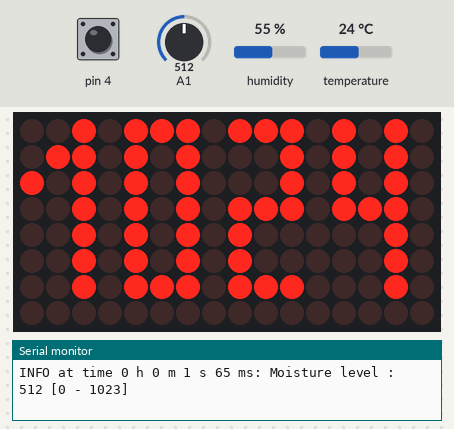
Simulated run of this sketch. Board: Arduino Nano, built with avr-gcc and run on an emulated ATmega328P. Shown: 16×8 LED matrix, the last lines printed to the serial monitor. Inputs (shaded band) come from the test bench; at power-on: A1 = 512, pin 4 HIGH, humidity 55 %, temperature 24 °C. The local clock reads 2024-03-15 10:24:30 at power-on unless the sketch sets it.

Above: at 1.2 s.
1.3 s: A1 set to 834
4.3 s: A1 set to 858
At 4.45 s:
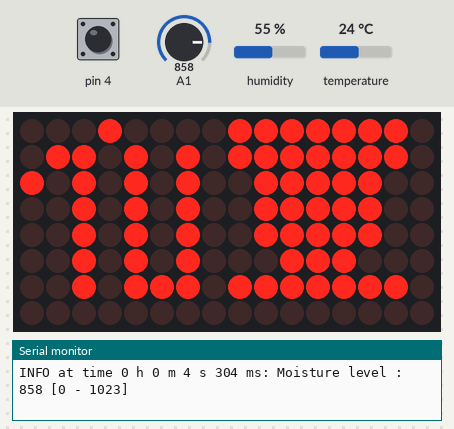
At 5.42 s:
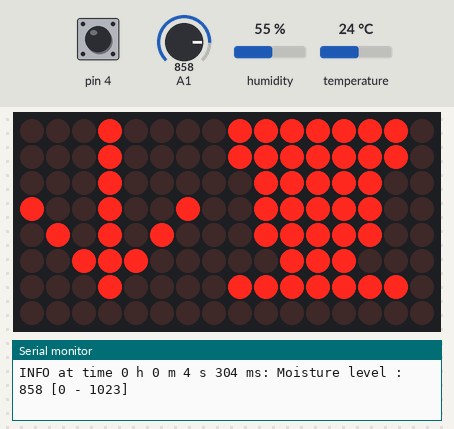
6.3 s: A1 set to 840
9.0 s: pin 4 pulled LOW for 1 s
At 10.4 s:
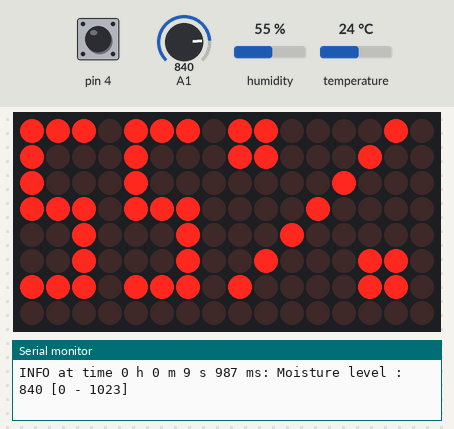
Timing chart, 0 to 12.0 s (numbered marks = the images above; inputs shaded):
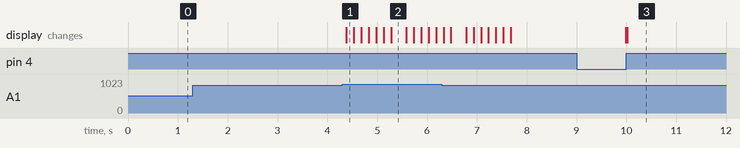

Measured:
- the behaviour switches between 850 and 851 on A1 (found by bisection; images 0 and 1)
- after the input at 4.3 s, the display: changes after 0.08 s (image 1)
- after the input at 9.0 s, the display: first differs from a run without the input after 1.0 s (image 3)

The sketch:

WeatherClock.ino
```cpp
/**
 *
 * Project:       WeatherClock
 *
 * Abstract:      Clock + Weather + Alarm + Moisture
 *
 * Purpose:       -
 *
 * Author:        Samuel Mertenat - samuel.mertenat@edu.hefr.ch
 * Date:          August 2015
 *
 * Libraries:     - DS1307RTC:   http://www.pjrc.com/teensy/td_libs_DS1307RTC.html
 *                - Time:        https://www.pjrc.com/teensy/td_libs_Time.html
 *                - TimeAlarms:  https://www.pjrc.com/teensy/td_libs_TimeAlarms.html
 *                - DHT:         https://github.com/adafruit/DHT-sensor-library
 *                - LedControl:  https://github.com/wayoda/LedControl
 *                - Encoder:     https://www.pjrc.com/teensy/td_libs_Encoder.html#optimize
 *
 * Components:    - 1x Arduino Nano
 *                - 2x LED matrices (8 x 8)
 *                - 1x RTC (DS1307)
 *                - 1x DHT11
 *                - 1x Active buzzer
 *                - 1x Photoresistor
 *                - 1x Moisture sensor
 *
 * Connections:   - LED matrices:    10 - 11 - 12
 *                - RTC:             A4 - A5
 *                - DHT11:           8
 *                - Active buzzer    6
 *                - Photoresistor    A0
 *                - Moisture sensor: A1
 *
 * TO DO:         - Alarm
 *                - Menu for settings (alarm on / off, ...)
 */

#include "LedControlClock.h"
#include "DHT.h"
#include <DS1307RTC.h>
#include <Time.h>
#include <TimeAlarms.h>
#include <Wire.h>
#include "Logging.h"
#include "Button.h"
#include "Moisture.h"


#define DHTPIN 8
#define DHTTYPE DHT11

// logging level
// 1: error, 2: error + info, 3: error + info + debug
int g_loggingLevel = 3;

LedControlClock g_lcc(12, 11, 10, 2);
DHT g_dht(DHTPIN, DHTTYPE);
button g_button(4);
Moisture g_moisture(1);

uint8_t g_hours = 0;
uint8_t g_minutes = 0;

uint8_t g_brightnessLevel = 15;

void setup() {
  Serial.begin(9600);
  g_dht.begin();

  setSyncProvider(RTC.get);
  if (timeStatus() != timeSet) {
    TraceInfo(F("Unable to sync with the DS1307\n"));
  } else {
    TraceInfoFormat(F("Time set to : %u:%u\n"), hour(), minute());
  }

  // attaches the functions called on one or double-click
  g_button.attach_fnct_on_click(one_click);

  g_lcc.setBrightness(g_brightnessLevel);
}

void loop() {
  // updates the clock if necessary
  if (timeStatus() == timeSet) {
    if (hour() != g_hours || minute() != g_minutes) {
      g_hours = hour();
      g_minutes = minute();
      displayTime();
    }
  }

  g_button.tick();

  if (g_moisture.isDry()) {
    g_lcc.displayMoisture();
    delay(1000);
    displayTime();
  }
}

// function called on one-click
void one_click() {
  float h = g_dht.readHumidity();
  g_lcc.displayHumidity(h);
  delay(6000);
  float t = g_dht.readTemperature();
  g_lcc.displayTemperature(t);
  delay(6000);
  displayTime();
  TraceInfo(F("Button: One-click\n"));
}

void displayTime(void) {
  g_lcc.displayHours(g_hours);
  g_lcc.displayMinutes(g_minutes);
}
```

Button.cpp
```cpp
// (licence header left out)
#include "Button.h"

button::button(uint8_t p_button_pin):
  m_button_pin(p_button_pin),
  m_click_ticks(1000),
  m_state(0),
  m_button_level(HIGH) {
    // sets the pin as INPUT
    pinMode(m_button_pin, INPUT_PULLUP);
}

void button::attach_fnct_on_click(callbackFunction p_function) {
  m_click_fnct = p_function;
}

void button::attach_fnct_on_double_click(callbackFunction p_function) {
  m_double_click_fnct = p_function;
}

void button::tick() {
  // detects the input level & gets the current time
  m_button_level = digitalRead(m_button_pin);
  m_now = millis();

  if (m_state == 0) {
    if (m_button_level == HIGH) {
      m_state = 1;
      m_start_time = m_now;	// remembers starting time
    }
  } else if (m_state == 1) {
    if (m_button_level == LOW) {
      m_state = 2;
    }
  } else if (m_state == 2) {
    if (m_now > m_start_time + m_click_ticks) {
      // this was only a single-click
      if (m_click_fnct) m_click_fnct();
      m_state = 0;	// resets state
    } else if (m_button_level == HIGH) {
      m_state = 3;
    }
  } else if (m_state == 3) {
    if (m_button_level == LOW) {
      // this was a 2 click sequence.
      if (m_double_click_fnct) m_double_click_fnct();
      m_state = 0;	// resets state
    }
  }
}
```

Button.h
```cpp
#pragma once
#ifndef _BUTTON_H_
#define _BUTTON_H_
/**
* Copyright 2015 University of Applied Sciences Western Switzerland / Fribourg
*
* Licensed under the Apache License, Version 2.0 (the "License");
* you may not use this file except in compliance with the License.
* You may obtain a copy of the License at
*
*     http://www.apache.org/licenses/LICENSE-2.0
*
* Unless required by applicable law or agreed to in writing, software
* distributed under the License is distributed on an "AS IS" BASIS,
* WITHOUT WARRANTIES OR CONDITIONS OF ANY KIND, either express or implied.
* See the License for the specific language governing permissions and
* limitations under the License.
*
* Project:      HEIA-FR / Internet of Things Laboratory
*
* Abstract:     Project - Connected Weather Station
*
* Purpose:      Module to create a button, which can detect a single-click or a double-click
*
* Source:       This library is a lightweight & simplest version of the OneButton library
*               https://github.com/mathertel/OneButton
*
* Author:       Samuel Mertenat - T2f
* Date:         25.05.2015
*/

#include "Arduino.h"

extern "C" {
  typedef void (*callbackFunction)(void);
}

class button {
public:
  /** Constructor
   *  @param p_button_pin	Pin where the push-button is connected to
   */
  button(uint8_t p_button_pin);

  /** Function to attach a function that will be called on a single-click
   *  @param p_function Callback function
   */
  void attach_fnct_on_click(callbackFunction p_function);

  /** Function to attach a function that will be called on a double-click
   *  @param p_function Callback function
   */
  void attach_fnct_on_double_click(callbackFunction p_function);

  /** Function is called every some milliseconds for handling button events
   */
  void tick(void);
private:
  // variables used to store the pin of the button & the timeout
  uint8_t m_button_pin;
  uint16_t m_click_ticks;

  // callback functions (single-click / double-click)
  callbackFunction m_click_fnct;
  callbackFunction m_double_click_fnct;

  // variables used to hold information across the upcoming tick calls
  unsigned long m_start_time;
  unsigned long m_now;

  uint8_t m_state;
  uint8_t m_button_level;	// LOW / HIGH
};
#endif
```

LedControlClock.cpp
```cpp
#include "LedControlClock.h"
#include "Logging.h"

LedControlClock::LedControlClock(uint8_t p_dataPin, uint8_t p_clkPin, uint8_t p_csPin, uint8_t p_numDevices):
  LedControl(p_dataPin, p_clkPin, p_csPin, p_numDevices) {
    shutdown(0,false);    // wakes up displays
    shutdown(1,false);
    setIntensity(0,1);    // sets intensity levels
    setIntensity(1,1);
    clearDisplay(0);      // clears displays
    clearDisplay(1);}

void LedControlClock::displayMinutes(uint8_t p_minutes) {
  // computes the first and the second digit
  uint8_t left = p_minutes / 10;
  uint8_t right = p_minutes % 10;

  for (uint8_t i = 0; i < 8; i++) {
    uint8_t mask = 0;
    mask = mask | digits[right][i];
    mask = mask | (digits[left][i] << 4);
    setRow(1, i, mask);
  }
}

void LedControlClock::displayHours(uint8_t p_hours) {
  // computes the first and the second digit
  uint8_t left = p_hours / 10;
  uint8_t right = p_hours % 10;

  for (uint8_t i = 0; i < 8; i++) {
    uint8_t mask = 0;
    mask = mask | digits[right][i];
    mask = mask | (digits[left][i] << 4);
    setRow(0, i, mask);
  }
}

void LedControlClock::displayTemperature(uint8_t p_temperature) {
  // computes the first and the second digit
  uint8_t left = p_temperature / 10;
  uint8_t right = p_temperature % 10;

  for (uint8_t i = 0; i < 8; i++) {
    uint8_t mask = 0;
    mask = mask | digits[right][i];
    mask = mask | (digits[left][i] << 4);
    setRow(0, i, mask);
    setRow(1, i, items[DEGREE][i]);
  }
}

void LedControlClock::displayHumidity(uint8_t p_humidity) {
  // computes the first and the second digit
  uint8_t left = p_humidity / 10;
  uint8_t right = p_humidity % 10;

  for (uint8_t i = 0; i < 8; i++) {
    uint8_t mask = 0;
    mask = mask | digits[right][i];
    mask = mask | (digits[left][i] << 4);
    setRow(0, i, mask);
    setRow(1, i, items[POURCENT][i]);
  }
}

void LedControlClock::displayMoisture() {
  for (uint8_t i = 0; i < 8; i++) {
    setRow(1, i, items[POT][i]);
  }
  // displays the arrow with a little delay (animation purpose)
  for (uint8_t i = 0; i < 3; i++) {
    for (uint8_t j = 0; j < 8; j++) {
      setRow(0, j, items[ARROW][j]);
      delay(150);
    }
    if (i == 2)
      break;
    clearDisplay(0);
  }
  delay(1000);
}


void LedControlClock::setBrightness(uint8_t p_brightness) {
  if (p_brightness < 1 || p_brightness > 15) {
    TraceError(F("Possible brightness values: [1-15]\n"));
    return;
  }

  setIntensity(0,p_brightness);
  setIntensity(1,p_brightness);
}
```

LedControlClock.h
```cpp
#pragma once
#ifndef _LED_CONTROL_CLOCK_H_
#define _LED_CONTROL_CLOCK_H_

#if (ARDUINO >= 100)
#include <Arduino.h>
#else
#include <WProgram.h>
#endif

#include "LedControl.h"

static const uint8_t digits[10][8] = {
  {
    B1110,  // XXX_
    B1010,  // X_X_
    B1010,  // X_X_
    B1010,  // X_X_
    B1010,  // X_X_
    B1010,  // X_X_
    B1110,  // XXX_
    B0000   // ____
  },
  {
    B0010,  // __X_
    B0110,  // _XX_
    B1010,  // X_X_
    B0010,  // __X_
    B0010,  // __X_
    B0010,  // __X_
    B0010,  // __X_
    B0000   // ____
  },
  {
    B1110,  // XXX_
    B0010,  // __X_
    B0010,  // __X_
    B1110,  // XXX_
    B1000,  // X___
    B1000,  // X___
    B1110,  // XXX_
    B0000   // ____
  },
  {
    B1110,  // XXX_
    B0010,  // __X_
    B0010,  // __X_
    B1110,  // XXX_
    B0010,  // __X_
    B0010,  // __X_
    B1110,  // XXX_
    B0000   // ____
  },
  {
    B1010,  // X_X_
    B1010,  // X_X_
    B1010,  // X_X_
    B1110,  // XXX_
    B0010,  // __X_
    B0010,  // __X_
    B0010,  // __X_
    B0000   // ____
  },
  {
    B1110,  // XXX_
    B1000,  // X___
    B1000,  // X___
    B1110,  // XXX_
    B0010,  // __X_
    B0010,  // __X_
    B1110,  // XXX_
    B0000   // ____
  },
  {
    B1110,  // XXX_
    B1000,  // X___
    B1000,  // X___
    B1110,  // XXX_
    B1010,  // X_X_
    B1010,  // X_X_
    B1110,  // XXX_
    B0000   // ____
  },
  {
    B1110,  // XXX_
    B0010,  // __X_
    B0010,  // __X_
    B0100,  // _X__
    B1000,  // X___
    B1000,  // X___
    B1000,  // X___
    B0000   // ____
  },
  {
    B1110,  // XXX_
    B1010,  // X_X_
    B1010,  // X_X_
    B1110,  // XXX_
    B1010,  // X_X_
    B1010,  // X_X_
    B1110,  // XXX_
    B0000   // ____
  },
  {
    B1110,  // XXX_
    B1010,  // X_X_
    B1010,  // X_X_
    B1110,  // XXX_
    B0010,  // __X_
    B0010,  // __X_
    B1110,  // XXX_
    B0000   // ____
  }
};

enum item {
  DEGREE,
  POURCENT,
  POT,
  ARROW,
  ALARM,
  LUMINOSITY
};

static const uint8_t items[6][8] = {
  {
    B11100110,  // XXX__XX_
    B10000110,  // X____XX_
    B10000000,  // X_______
    B10000000,  // X_______
    B10000000,  // X_______
    B10000000,  // X_______
    B11100000,  // XXX_____
    B00000000   // ________
  },
  {
    B11000010,  // XX____X_
    B11000100,  // XX___X__
    B00001000,  // ____X___
    B00010000,  // ___X____
    B00100000,  // __X_____
    B01000110,  // _X___XX_
    B10000110,  // X____XX_
    B00000000   // ________
  },
  {
    B11111110,  // XXXXXXX_
    B11111110,  // XXXXXXX_
    B01111100,  // _XXXXX__
    B01111100,  // _XXXXX__
    B01111100,  // _XXXXX__
    B00111000,  // __XXX___
    B11111110,  // XXXXXXX_
    B00000000   // ________
  },
  {
    B00010000,  // ___X____
    B00010000,  // ___X____
    B00010000,  // ___X____
    B10010010,  // X__X__X_
    B01010100,  // _X_X_X__
    B00111000,  // __XXX___
    B00010000,  // ___X____
    B00000000   // ________
  },
  {
    B11111110,  // XXXXXXX_
    B00000010,  // ______X_
    B11111010,  // XXXXX_X_
    B00001010,  // ____X_X_
    B11101010,  // XXX_X_X_
    B00101010,  // __X_X_X_
    B10101010,  // X_X_X_X_
    B00000000   // ________
  },
  {
    B10010010,  // X__X__X_
    B01010100,  // _X_X_X__
    B00111000,  // __XXX___
    B11111110,  // XXXXXXX_
    B00111000,  // __XXX___
    B01010100,  // _X_X_X__
    B10010010,  // X__X__X_
    B00000000   // ________
  }
};

class LedControlClock: public LedControl {
public:
  LedControlClock(uint8_t p_dataPin, uint8_t p_clkPin, uint8_t p_csPin, uint8_t p_numDevices);
  void displayMinutes(uint8_t p_minutes);
  void displayHours(uint8_t p_hours);
  void displayTemperature(uint8_t p_temperature);
  void displayHumidity(uint8_t p_humidity);
  void displayMoisture(void);
  void setBrightness(uint8_t p_brightness);
};

#endif
```

Logging.cpp
```cpp
#if ARDUINO >= 100
 #include "Arduino.h"
#else
 #include "WProgram.h"
#endif

#include "Logging.h"

#include <stdio.h>
#include <stdarg.h>

#include <avr/pgmspace.h>

#define MAX_MSG 256

#if (TR_LOGLEVEL >= 1)
void PrintProgMem(Print &out, const __FlashStringHelper* format, ...)
{
  // program memory version of printf - copy of format string and result share a buffer
  // so as to avoid too much memory use
  char formatString[MAX_MSG] = {0};

  // copy in from program memory
  strncpy_P(formatString, (const char*) format, sizeof(formatString));

  // null terminate - leave last char since we might need it in worst case for result's \0
  //formatString[sizeof(formatString) - 2] = '\0';

  // our result buffer...
  int bufferLength = strlen(formatString) + 1;
  char* ptr = &formatString[bufferLength];
  // formatting
  va_list args;
  va_start(args, format);
  vsnprintf(ptr, sizeof(formatString) - bufferLength, formatString, args);
  va_end(args);

  formatString[sizeof(formatString) - 1] = '\0';

  out.print(ptr);
}

void PrintHeader(const char* szHeaderType)
{
  unsigned long time = millis();
  int h = int(time / 3600000);
  unsigned long over = time % 3600000;
  int m = int(over / 60000);
  over = over % 60000;
  int s = int(over / 1000);
  int ms = over % 1000;
  SerialPrint(F("%s at time %d h %d m %d s %d ms: "), szHeaderType, h, m, s, ms);
}
#endif
```

Logging.h
```cpp
#pragma once

#ifndef _LOGGING_H_
#define _LOGGING_H_

extern int g_loggingLevel;

// logging macros
#ifndef TR_LOGLEVEL
#define TR_LOGLEVEL 3
#endif

#if (TR_LOGLEVEL >= 1)
void PrintHeader(const char* szHeaderType);
void PrintProgMem(Print &out, const __FlashStringHelper* format, ...);
#define SerialPrint(format, ...) PrintProgMem(Serial, format, ##__VA_ARGS__)
#define StreamPrint(stream, format, ...) PrintProgMem(stream, format, ##__VA_ARGS__)
#endif

#if (TR_LOGLEVEL >= 1)
#define TraceError(format) if (g_loggingLevel >= 1) { PrintHeader("ERROR"); SerialPrint(format); }
#define TraceErrorFormat(format, ...) if (g_loggingLevel >= 1) {  PrintHeader("ERROR"); SerialPrint(format, __VA_ARGS__); }
#else
#define TraceError(format)
#define TraceErrorFormat(format, ...)
#endif

#if (TR_LOGLEVEL >= 2)
#define TraceInfo(format) if (g_loggingLevel >= 2) { PrintHeader("INFO"); SerialPrint(format); }
#define TraceInfoFormat(format, ...) if (g_loggingLevel >= 2) { PrintHeader("INFO"); SerialPrint(format, __VA_ARGS__); }
#else
#define TraceInfo(format)
#define TraceInfoFormat(format, ...)
#endif

#if (TR_LOGLEVEL >= 1)
#define TraceDebug(format) if (g_loggingLevel >= 3) { PrintHeader("DEBUG"); SerialPrint(format); }
#define TraceDebugFormat(format, ...) if (g_loggingLevel >= 3) { PrintHeader("DEBUG"); SerialPrint(format, __VA_ARGS__);  }
#else
#define TraceDebug(format)
#define TraceDebugFormat(format, ...)
#endif

#endif
```

Moisture.cpp
```cpp
#include "Moisture.h"
#include "Logging.h"

Moisture::Moisture(uint8_t p_sensor_pin):
  m_sensor_pin(p_sensor_pin)
  {
}

bool Moisture::isDry(void) {
  uint16_t moistureValue = analogRead(m_sensor_pin);
  TraceInfoFormat(F("Moisture level : %u [0 - 1023]\n"), moistureValue);
  if (moistureValue > MOISTURE_DRY_LEVEL) {
    return true;
  }
  return false;
}
```

Moisture.h
```cpp
#pragma once
#ifndef _MOISTURE_H_
#define _MOISTURE_H_

#include "Arduino.h"

#define MOISTURE_DRY_LEVEL 850

class Moisture {
public:
  Moisture(uint8_t p_sensor_pin);
  bool isDry(void);
private:
  uint8_t m_sensor_pin;
};
#endif
```
